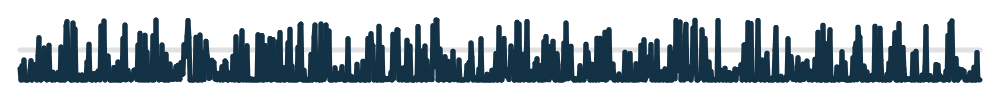
Frame 1 (no input)
Frame 60 (no input): identical to frame 1, image omitted
Frame 120 (the mouse pressed at the canvas centre since frame 60): identical to frame 1, image omitted

The p5.js sketch that drew this single still picture (run headless with seeded random() and noise() and a simulated clock; from frame 60 on, the mouse is pressed at the canvas centre):

// p5.js sketch
// ── sketch.js
let iteration = 0;
function setup() {
  createCanvas(1000, 100);
  background(255);
  strokeWeight(5);
  smooth();
}
function draw() {
  if (iteration > 0) return;
  stroke(0, 30);
  line(20, 50, 980, 50);
  stroke(20, 50, 70);
  let xstep = 1;
  let lastx = -999;
  let lasty = -999;
  let angle = 0;
  let y = 50;
  for (let x = 20; x <= 980; x += xstep) {
    let rad = radians(angle);
    // y = 50 + ((sin(rad), 3) * 40 * noise(rad * 2));
    y = 20 + (60 * customRand(rad));
    if (lastx > -999) {
      line(x, y, lastx, lasty);
    }
    lastx = x;
    lasty = y;
    angle++;
  }
  iteration++;
}

function customRand(rad) {
  return 1 - pow(random(1), 5)
}
